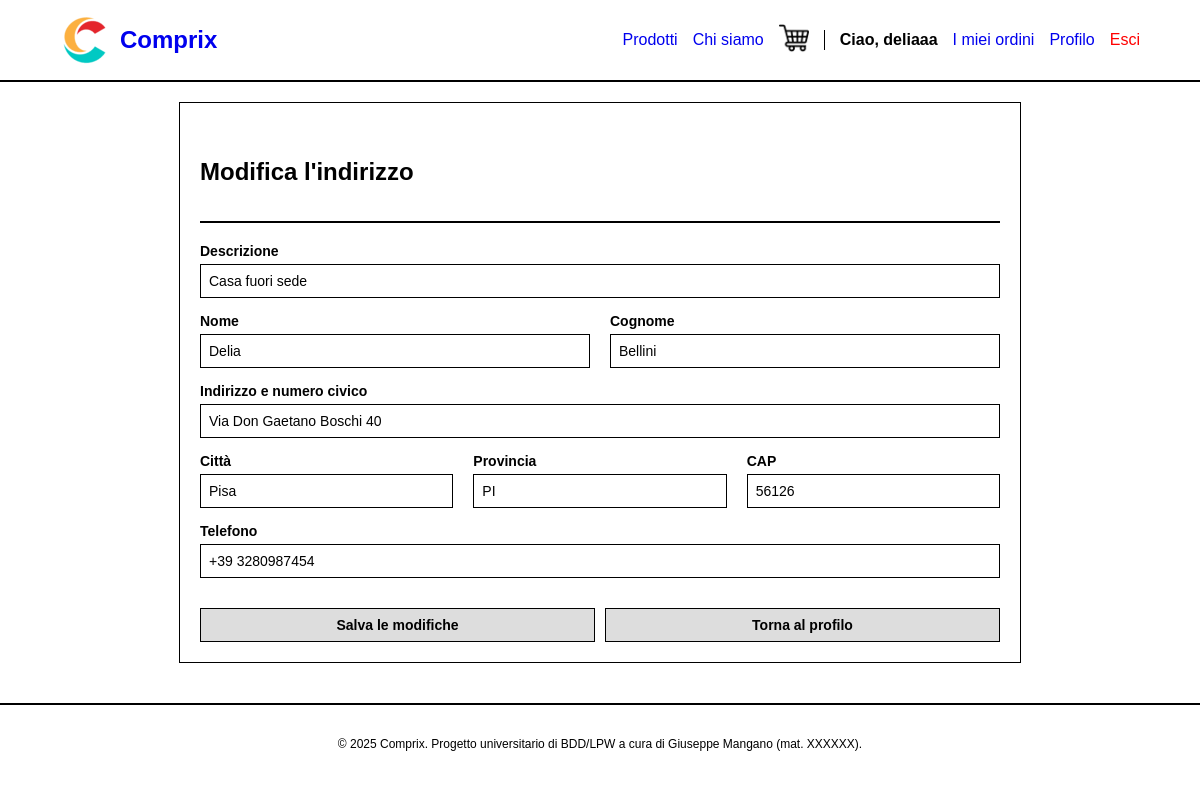
Page /account/modifica_indirizzo.php?id=2 (signed in) on the committed database.
### tables this page shows
CREATE TABLE `indirizzo_spedizione` (
  `id` int(10) UNSIGNED NOT NULL,
  `id_cliente` int(10) UNSIGNED NOT NULL,
  `nome` varchar(50) NOT NULL,
  `cognome` varchar(50) NOT NULL,
  `telefono` varchar(20) NOT NULL,
  `indirizzo` varchar(150) NOT NULL,
  `citta` varchar(50) NOT NULL,
  `cap` varchar(10) NOT NULL,
  `provincia` char(2) NOT NULL,
  `descrizione` varchar(70) DEFAULT NULL
);

### src/includes/config.php (called while the page is built, shortened)
<?php
function h(?string $string): string {
    return htmlspecialchars($string ?? "", ENT_QUOTES | ENT_HTML5, "UTF-8");
}

### src/account/modifica_indirizzo.php (the view, shortened to what this page needs)
<?php
require_once "../includes/config.php";
$id_indirizzo = (int)($_GET["id"] ?? 0);
$dati_form = $_SESSION["dati_form"] ?? [];
if (empty($dati_form)) {
    $stmt = $pdo->prepare("SELECT * FROM indirizzo_spedizione WHERE id = ? AND id_cliente = ?");
    $stmt->execute([$id_indirizzo, $_SESSION['user_id']]);
    $indirizzo = $stmt->fetch();
    $dati_form = $indirizzo;
} else {
    $dati_form["id"] = $id_indirizzo;
}
include "../includes/header.php";
?>
<div class="product-form-container">
    <header>
        <h2>Modifica l'indirizzo</h2>
    </header>
    <form method="POST" action="../controllers/controller_indirizzi.php">
        <div class="form-group">
            <label for="descrizione">Descrizione</label>
            <input type="text"
                id="descrizione"
                name="descrizione"
                class="form-control"
                maxlength="70"
                value="<?= h($dati_form["descrizione"] ?? "") ?>"
                required>
        </div>
        <div class="form-row">
            <div class="form-col form-group">
                <label for="nome">Nome</label>
                <input type="text"
                    id="nome"
                    name="nome"
                    class="form-control"
                    minlength="1"
                    maxlength="50"
                    pattern="[A-Za-zÀ-ÿ'\.\-\s]{1,50}"
                    value="<?= h($dati_form["nome"] ?? "") ?>"
                    required>
            </div>
            <div class="form-col form-group">
                <label for="cognome">Cognome</label>
                <input type="text"
                    id="cognome"
                    name="cognome"
                    class="form-control"
                    minlength="1"
                    maxlength="50"
                    pattern="[A-Za-zÀ-ÿ'\.\-\s]{1,50}"
                    value="<?= h($dati_form["cognome"] ?? "") ?>"
                    required>
            </div>
        </div>
        <div class="form-group">
            <label for="indirizzo">Indirizzo e numero civico</label>
            <input type="text"
                id="indirizzo"
                name="indirizzo"
                class="form-control"
                minlength="3"
                maxlength="150"
                pattern="[a-zA-Z0-9À-ÿ\s,.'\-°\/()#]+"
                value="<?= h($dati_form["indirizzo"] ?? "") ?>"
                required>
        </div>
        <div class="form-row">
            <div class="form-col form-group">
                <label for="citta">Città</label>
                <input type="text"
                    id="citta"
                    name="citta"
                    class="form-control"
                    minlength="2"
                    maxlength="50"
                    pattern="[A-Za-zÀ-ÿ'\.\-\s]{1,50}"
                    value="<?= h($dati_form["citta"] ?? "") ?>"
                    required>
            </div>
            <div class="form-col form-group">
                <label for="provincia">Provincia</label>
                <input type="text"
                    id="provincia"
                    name="provincia"
                    class="form-control input-uppercase"
                    minlength="2"
                    maxlength="2"
                    pattern="[A-Za-z]{2}"
                    value="<?= h($dati_form["provincia"] ?? "") ?>"
                    required>
            </div>
            <div class="form-col form-group">
                <label for="cap">CAP</label>
                <input type="text"
                    id="cap"
                    name="cap"
                    class="form-control"
                    minlength="5"
                    maxlength="5"
                    pattern="\d{5}"
                    value="<?= h($dati_form["cap"] ?? "") ?>"
                    required>
            </div>
        </div>
        <div class="form-group">
            <label for="telefono">Telefono</label>
            <input type="tel"
                id="telefono"
                name="telefono"
                class="form-control"
                minlength="6"
                maxlength="20"
                pattern="[\d\+\-\s]{6,20}"
                value="<?= h($dati_form["telefono"] ?? "") ?>"
                required>
        </div>
        <div class="form-actions" style="margin-top: 30px; display: flex; gap: 10px;">
            <button type="submit" class="btn-primary" style="font-weight: bold;">Salva le modifiche</button>
            <a href="profilo.php" class="btn-secondary" style="font-weight: bold;">Torna al profilo</a>
        </div>
    </form>
</div>
<?php include "../includes/footer.php"; ?>

### src/assets/css/style.css (style rules this page uses)
body { font-family: Arial, sans-serif; margin: 0; padding: 0; background-color: #ffffff; color: #000000; }
a { text-decoration: none; color: #0000ee; }
.btn-primary, .btn-secondary { display: inline-block; padding: 8px 15px; border: 1px solid #000; background-color: #ddd; color: #000; cursor: pointer; text-align: center; font-size: 14px; width: 100%; box-sizing: border-box; }
header { border-bottom: 2px solid #000; padding: 15px 0; margin-bottom: 20px; }
.form-group { margin-bottom: 15px; }
.form-group label { display: block; margin-bottom: 5px; font-weight: bold; font-size: 14px; }
.form-control { width: 100%; padding: 8px; border: 1px solid #000; font-size: 14px; box-sizing: border-box; }
.product-form-container { max-width: 800px; margin: 0 auto; border: 1px solid #000; padding: 20px; background-color: #fff; }
.form-row { display: flex; gap: 20px; }
.form-col { flex: 1; }

### rows in the picture
indirizzo_spedizione: descrizione "Casa fuori sede", nome "Delia", cognome "Bellini", indirizzo "Via Don Gaetano Boschi 40", citta "Pisa", provincia "PI", cap "56126", telefono "+39 3280987454"

### other values in the picture
NOME_SITO "Comprix"
$_SESSION["username"] "deliaaa"
